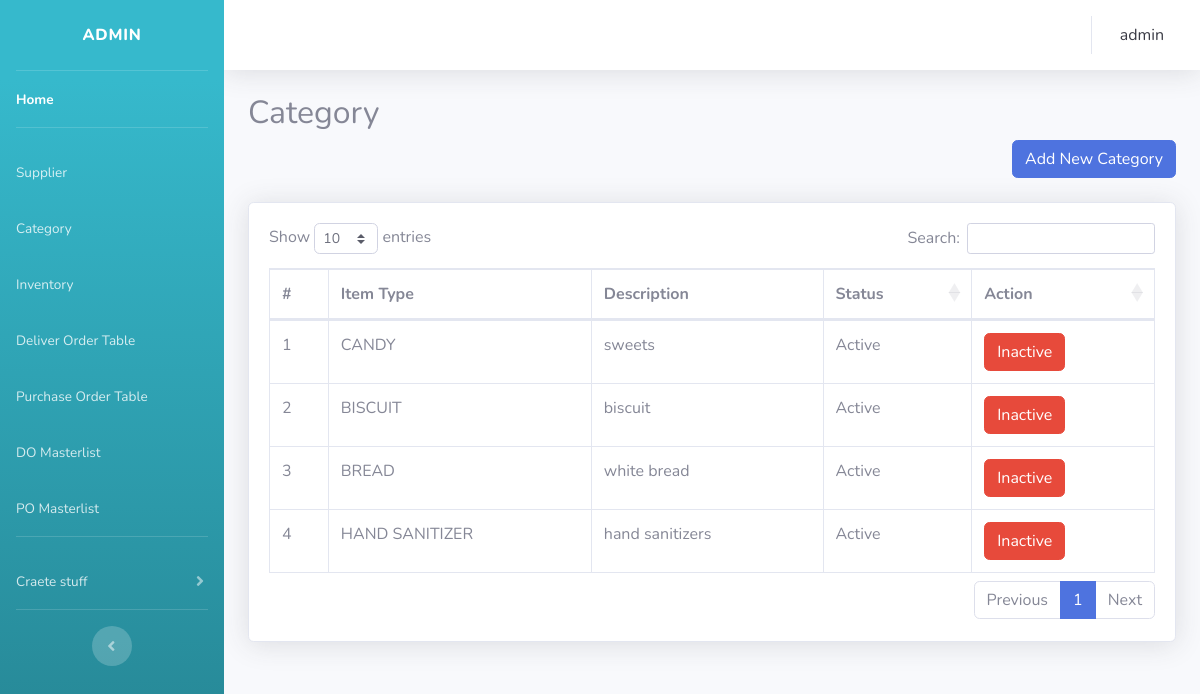
The page /tools/category.php (signed in) on the database its author committed.
### tables this page shows
CREATE TABLE `category` (
  `ID` int(55) NOT NULL,
  `name` varchar(50) NOT NULL,
  `description` varchar(20) NOT NULL,
  `status` int(20) NOT NULL
);

### tools/category.php (the view, shortened to what this page needs)
<?php
  include 'bar.php';
?>
<!DOCTYPE html>
<html>
<head>
    <link rel="stylesheet" href="https://cdn.datatables.net/1.10.20/css/dataTables.bootstrap4.min.css">
</head>
<body>
   <div class="container-fluid">
          <h2>Category</h2>
          <div align="right">
<button type="button" class="btn btn-primary" data-toggle="modal" data-target="#exampleModal">
  Add New Category
</button> </div><br>
          <div class="card shadow mb-4">
            <div class="card-body">
              <div class="table-responsive">
  <table class="table table-bordered" id="do_table" >
  <thead>
    <tr>
      <th scope="col">#</th>
      <th scope="col">Item Type</th>
      <th scope="col">Description</th>
      <th scope="col">Status</th>
      <th scope="col">Action</th>
    </tr>
  </thead>
  <tbody>
    <?php
              include '../engine/connect.php';
              $i=1;
          $sql = "SELECT * FROM `category` WHERE 1 ORDER BY `category`.`ID` ASC";
          $result = $conn->query($sql);
             while ($row = $result-> fetch_assoc()) {
              if ($row["status"] == 0) {
                $status = "Active";
              }
              else {
                $status = "Inactive";
              }
             if ($row["status"] == 0) {
                $action = "<td>
                <div inline>
                <button class='btn btn-danger' style='align:left'>
                <a class='text-white' style='text-decoration: none;' href='../engine/category_delete.php?ID=".$row["ID"]."'>Inactive</a>
                </button>
                </td></div>";
              }
              elseif ($row["status"] == 1) {
                $action = "<td>
                <div inline>
                <button class='btn btn-primary' style='align:left'>
                <a class='text-white' style='text-decoration: none;' href='category.php?ID=".$row["ID"]."'>Activate</a></button></td> </div>";
              }
            echo "<tr>
            <td>".$i++."</td>
            <td>".$row["name"]."</td>
            <td>".$row["description"]."</td>
            <td>".$status."</td>
                  $action
            </tr>";
          }
          ?>
</body>
</html>

### rows shown on the page
category: name "CANDY", description "sweets", status "Active"
category: name "BISCUIT", description "biscuit", status "Active"
category: name "BREAD", description "white bread", status "Active"
category: name "HAND SANITIZER", description "hand sanitizers", status "Active"

### other values the page prints
$_SESSION["username"] "admin"
